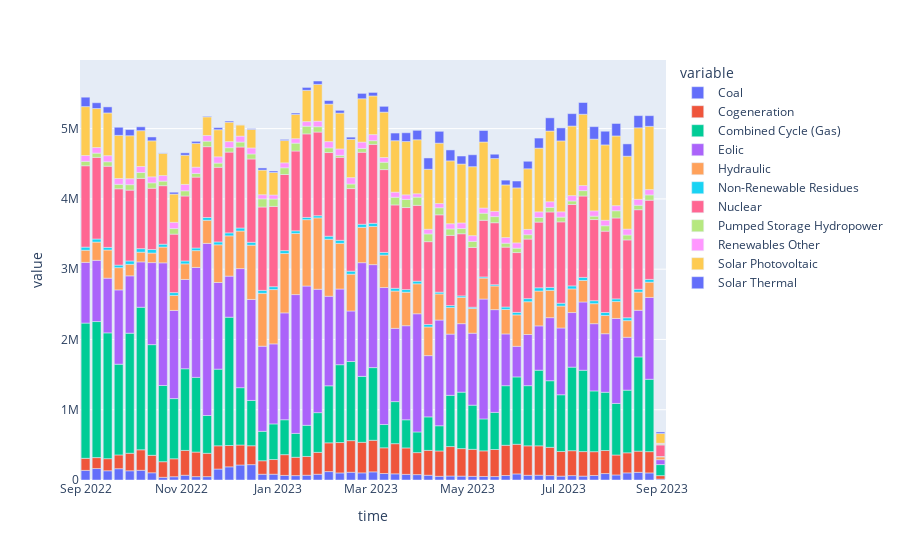

Source (notebook cell):
### Code cell
px.bar(data_frame=df_weekly)
